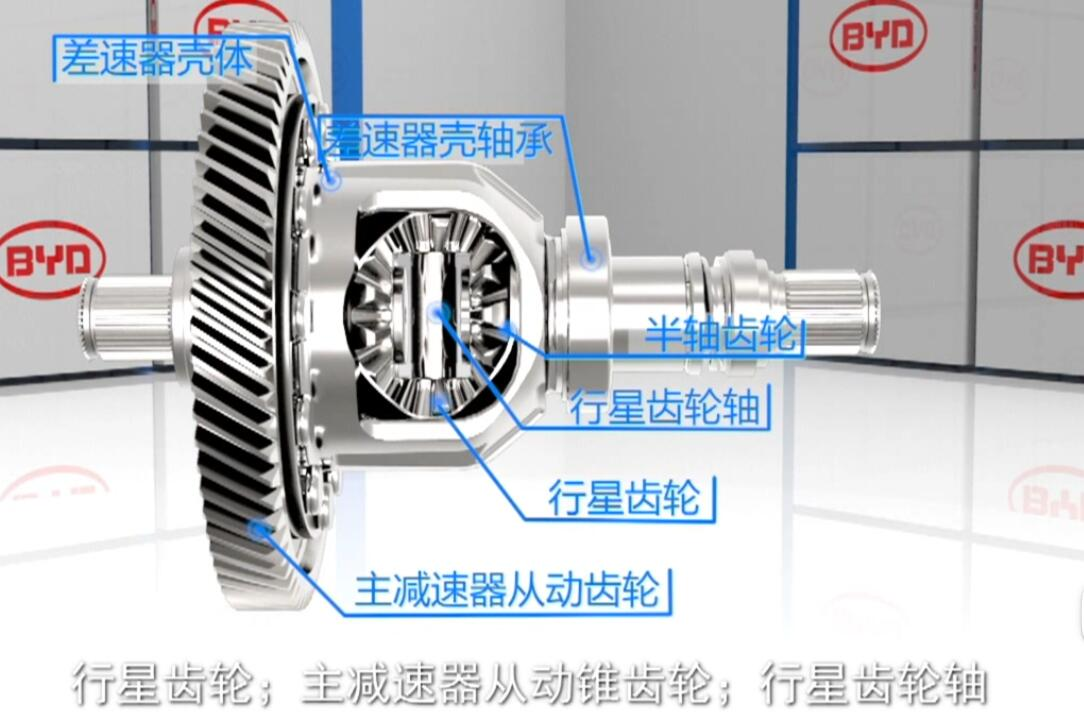
#> input picture PythonWork/lesson1/pic1.jpg, 1084 x 716 px
$ jupyter execute 'lesson1图片基本操作.ipynb'   (shell and % lines are left out)
#> lines starting #> are read from the running program, lines starting #| are printed output that depends on the picture
* **import** 模块名1 [as 别名1]   //导入安装过的模块,可定义别名
* **matplotlib.pyplot**  Matplotlib 是一个 Python 的 2D 绘图库，它以各种硬拷贝格式和跨平台的交互式环境生成出版质量级别   的图形。通过 Matplotlib，开发者可以仅需要几行代码，便可以生成绘图，直方图，功率谱，条形图，错误图，散点图等。
* **numpy** 基础数值计算
* **%matplotlib inline** %开头表示魔法命令,该命令只在notebook中有用，将matplotlib图标嵌入notebook

* **img=cv2.imread('name.jpg')** 读取工作目录下图片，赋值给变量img，name不要为中文

[cell 1]
import cv2 #opencv读取的格式是BGR
import matplotlib.pyplot as plt
import numpy as np

img=cv2.imread('pic1.jpg')
#> img is the input picture: shape (716, 1084, 3); mean B, G, R 198.8, 194.9, 192

[cell 2]
img

[cell 3]
#图像的显示，也可以创建多个窗口
cv2.imshow('imge',img)
#等待时间,毫秒级，0表示任意键终止
cv2.waitKey(0)
cv2.destroyAllWindows()

[cell 4]
def cv_show(name,img):
    img=cv2.imread('pic1.jpg')
    cv2.imshow('name',img)
    cv2.waitKey(0)
    cv2.destroyAllWindows()

[cell 5]
img.shape
#> Out = (716, 1084, 3)

[cell 6]
img=cv2.imread('pic1.jpg',cv2.IMREAD_GRAYSCALE)
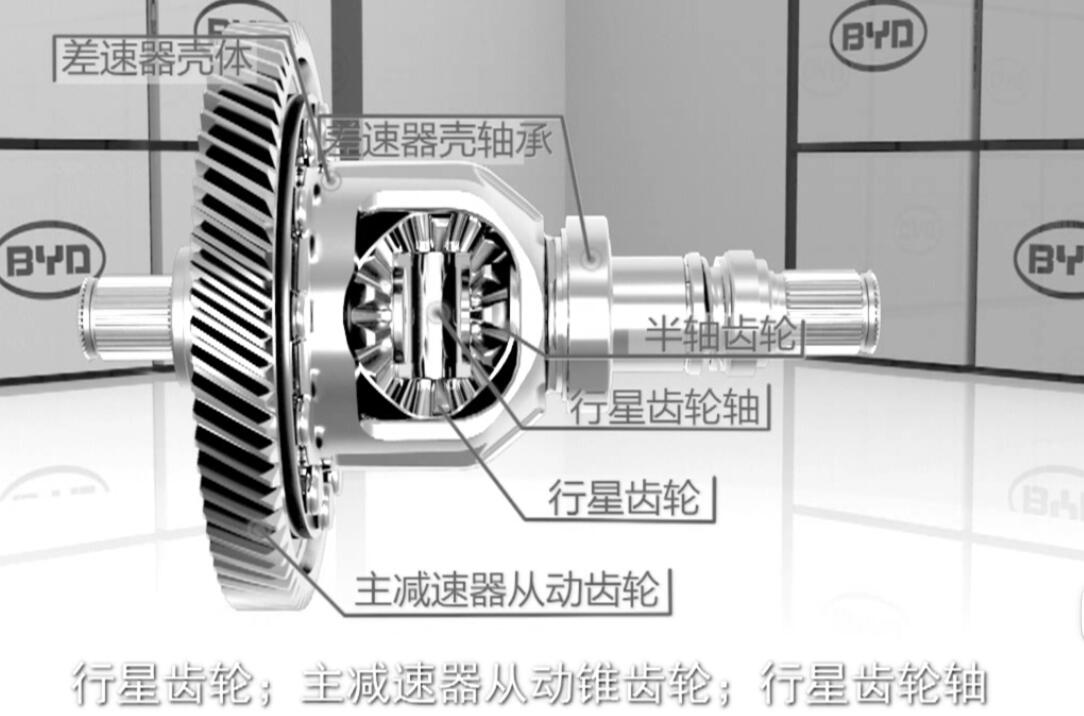
#> img: shape (716, 1084); min 0, max 255, mean 194.5

[cell 7]
img.shape
#> Out = (716, 1084)
